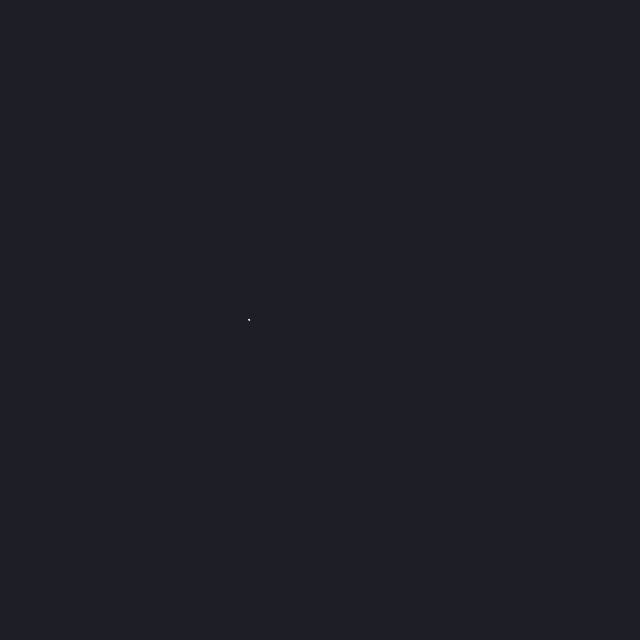
Frame 1 (no input)
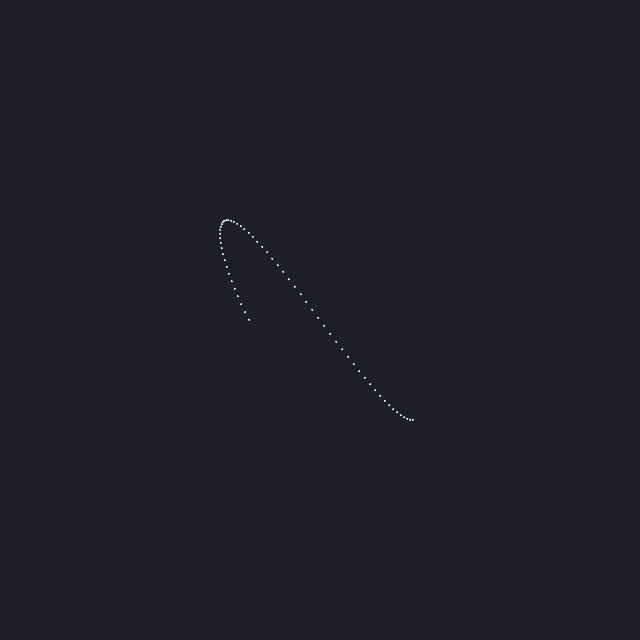
Frame 60 (the mouse pressed at the canvas centre just before this capture)
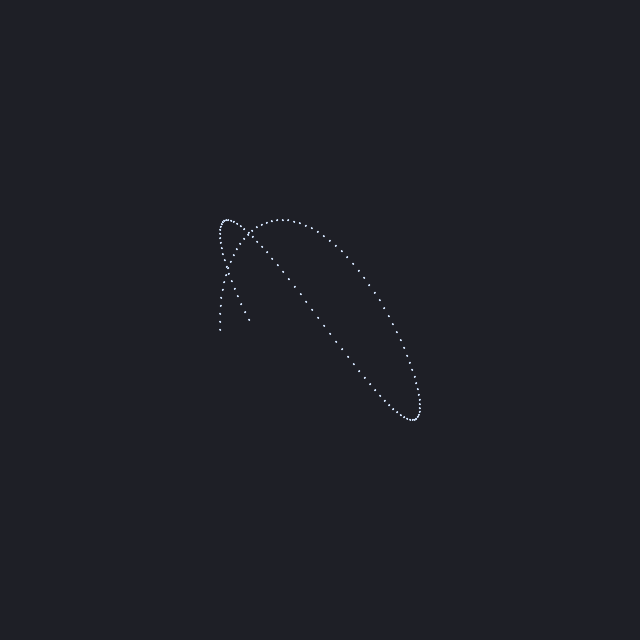
Frame 120 (the mouse held since frame 60 and released just before this capture)

The Processing sketch that drew these frames (run headless with seeded random() and noise(); from frame 60 on, the mouse is pressed at the canvas centre):

// Processing sketch: build
// ── build.pde
// inspired by this great tutorial:
// https://www.youtube.com/watch?v=znOBmOrtz_M

float r = 100;
float a = PI/4;

float a_vel = 0.02;
// float a_acc = 0.0001;

int kx = 3;
int ky = 4;

void setup() {
	size(640,640);
	background(#1e1f26);
}

void draw() {
	stroke(#d0e1f9);

	translate(width/2, height/2); // move to center of the window!

	float x = r * cos(kx * a);
	float y = r * sin(ky * a);


	ellipse(x, y, 1, 1);

	a += a_vel;
	// a_vel += a_acc;
	// a_vel = constrain(a_vel, 0, 0.1);

	}
